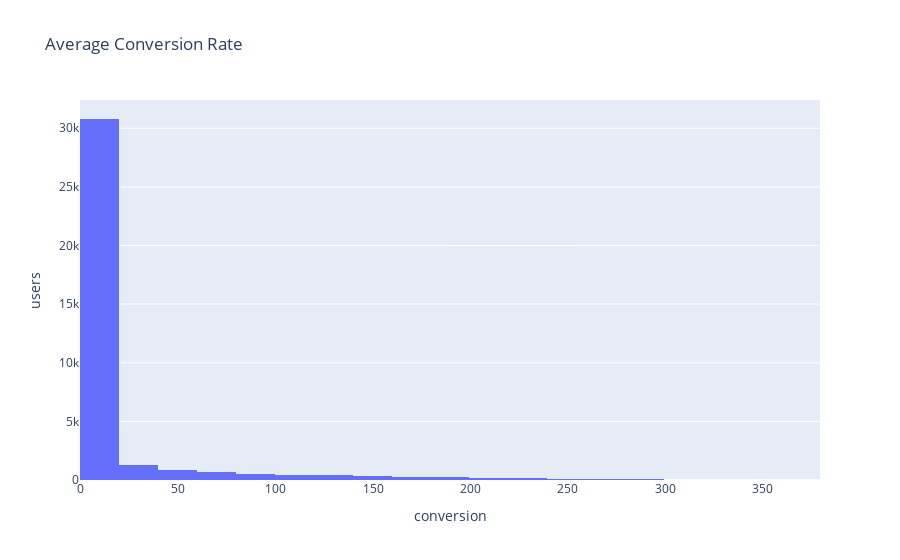

Notebook code cell kept with this figure:
### Markdown cell above
##### The above conversion column represents the number of days from the first session date to the first order date.

### Code cell
# Plot the average conversion rate.
fig = px.histogram(conversion,
                   x = 'conversion',
                   title = 'Average Conversion Rate',
                   nbins = 30)
# Update the y-axis label
fig.update_yaxes(title_text='users')
fig.show()

### Figure 1 — Plotly figure (JSON) as saved in the notebook; plotly's stock layout.template omitted (floating-point values rounded to 4 significant figures; data arrays with more than 128 entries replaced by an {"elided": "..."} marker saying what was removed)
{"data": [{"alignmentgroup": "True", "bingroup": "x", "hovertemplate": "conversion=%{x}<br>count=%{y}<extra></extra>", "legendgroup": "", "marker": {"color": "#636efa", "pattern": {"shape": ""}}, "name": "", "nbinsx": 30, "offsetgroup": "", "orientation": "v", "showlegend": false, "type": "histogram", "x": {"elided": "36522 int values"}, "xaxis": "x", "yaxis": "y"}], "layout": {"barmode": "relative", "legend": {"tracegroupgap": 0}, "title": {"text": "Average Conversion Rate"}, "xaxis": {"anchor": "y", "domain": [0, 1], "title": {"text": "conversion"}}, "yaxis": {"anchor": "x", "domain": [0, 1], "title": {"text": "users"}}}}
